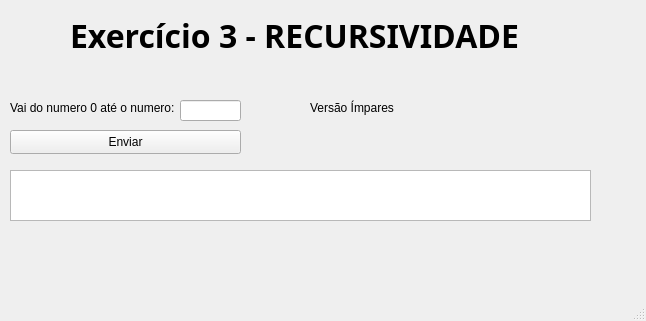
<?xml version="1.0" encoding="UTF-8"?>
<ui version="4.0">
 <class>MainWindow</class>
 <widget class="QMainWindow" name="MainWindow">
  <property name="geometry">
   <rect>
    <x>0</x>
    <y>0</y>
    <width>646</width>
    <height>321</height>
   </rect>
  </property>
  <property name="windowTitle">
   <string>MainWindow</string>
  </property>
  <widget class="QWidget" name="centralwidget">
   <widget class="QLabel" name="label_2">
    <property name="geometry">
     <rect>
      <x>70</x>
      <y>20</y>
      <width>451</width>
      <height>31</height>
     </rect>
    </property>
    <property name="font">
     <font>
      <family>Sitka Heading Semibold</family>
      <pointsize>24</pointsize>
      <bold>true</bold>
     </font>
    </property>
    <property name="text">
     <string>Exercício 3 - RECURSIVIDADE</string>
    </property>
   </widget>
   <widget class="QLabel" name="label">
    <property name="geometry">
     <rect>
      <x>10</x>
      <y>100</y>
      <width>171</width>
      <height>16</height>
     </rect>
    </property>
    <property name="text">
     <string>Vai do numero 0 até o numero:</string>
    </property>
   </widget>
   <widget class="QTextEdit" name="textEdit_Res">
    <property name="geometry">
     <rect>
      <x>10</x>
      <y>170</y>
      <width>581</width>
      <height>51</height>
     </rect>
    </property>
    <property name="readOnly">
     <bool>true</bool>
    </property>
   </widget>
   <widget class="QLabel" name="label_3">
    <property name="geometry">
     <rect>
      <x>310</x>
      <y>100</y>
      <width>101</width>
      <height>16</height>
     </rect>
    </property>
    <property name="text">
     <string>Versão Ímpares</string>
    </property>
   </widget>
   <widget class="QLineEdit" name="lineEdit_num">
    <property name="geometry">
     <rect>
      <x>180</x>
      <y>100</y>
      <width>61</width>
      <height>21</height>
     </rect>
    </property>
   </widget>
   <widget class="QPushButton" name="pushButton_Enviar">
    <property name="geometry">
     <rect>
      <x>10</x>
      <y>130</y>
      <width>231</width>
      <height>24</height>
     </rect>
    </property>
    <property name="text">
     <string>Enviar</string>
    </property>
   </widget>
  </widget>
  <widget class="QMenuBar" name="menubar">
   <property name="geometry">
    <rect>
     <x>0</x>
     <y>0</y>
     <width>646</width>
     <height>21</height>
    </rect>
   </property>
  </widget>
  <widget class="QStatusBar" name="statusbar"/>
 </widget>
 <resources/>
 <connections/>
</ui>
